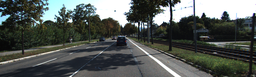
#> input picture ImageTools/Laser_Color_Strip_Injection/ZJU/000007.png, 256 x 77 px, shrunk from 1242 x 375 before the run
$ python Decode.py
#> lines starting #> are read from the running program, lines starting #| are printed output that depends on the picture
import math
import numpy as np
from PIL import Image
from Rotation import Rotation
import matplotlib.pyplot as plt


def add_margin(img,top,right,bottom,left,color):
    width,height = img.size
    top = int(top)
    right = int(right)
    bottom = int(bottom)
    left = int(left)
    new_width = width + right + left
    new_height = height + top + bottom
    result = Image.new(img.mode,(new_width,new_height),color)
    result.paste(img,(left,top))
    return result

def new_image(img,row,angle):
    img_data = np.asarray(img)
    new_img_np = np.zeros((img_data.shape[0],img_data.shape[1],4),dtype=np.uint8)
    new_img_np[:,:,:3] = 255
    new_img_np[row,:,:3] = img_data[row,:,:]
    # s = new_img_np.shape[1]
    new_img_np[row,:,3] = 100
    new_img = Image.fromarray(new_img_np,'RGBA')
    new_img = new_img.rotate(angle,fillcolor='white')
    return new_img


im = Image.open('000007.png')
#> im is the input picture: PIL image 256x77 RGB; mean R, G, B 84.5, 89.8, 86.5
im_data = np.asarray(im)
S1 = im_data.shape[0]
#> S1 = 77
S2 = im_data.shape[1]
#> S2 = 256
S3 = im_data.shape[2]
#> S3 = 3
# R = int(math.ceil(math.sqrt(S1 * S1 + S2 * S2)))
R = max(S1,S2)
#> R = 256

if (R-S1)%2==0 and (R-S2)%2==0:
    im = add_margin(im,(R-S1)/2,(R-S2)/2,(R-S1)/2,(R-S2)/2,(255,255,255))
elif (R-S1)%2!=0 and (R-S2)%2==0:
    im = add_margin(im,(R-S1)/2-0.5,(R-S2)/2,(R-S1)/2+0.5,(R-S2)/2,(255,255,255))
#> in add_margin, `result = Image.new(img.mode,(new_width,new_height),color)`: result: PIL image 256x256 RGB; every value is 255
#> in add_margin, `result.paste(img,(left,top))`:
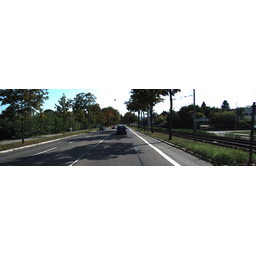
#> result: PIL image 256x256 RGB; mean R, G, B 203.7, 205.3, 204.3
elif (R-S1)%2==0 and (R-S2)%2!=0:
    im = add_margin(im,(R-S1)/2,(R-S2)/2-0.5,(R-S1)/2,(R-S2)/2+0.5,(255,255,255))
else:
    im = add_margin(im,(R-S1)/2-0.5,(R-S2)/2-0.5,(R-S1)/2+0.5,(R-S2)/2+0.5,(255,255,255))
new_fig = np.zeros((R, R, 4), dtype=np.uint8)
new_fig[:,:,:3] = 255
# print(new_fig.shape)
# input('Enter')
new_fig = Image.fromarray(new_fig,'RGBA')
w = 10800
v = 15000

for i in range(R):
    t = i / v
    angle = w * t
    # if angle > 180:
    #     continue
    new_im = new_image(im,i,-angle)
    new_fig = Image.alpha_composite(new_im,new_fig)

    # new_fig.paste(new_im,(0,0),new_im)
    if i % 50 == 0:
        print(i)
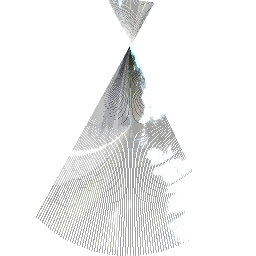
#> new_fig: PIL image 256x256 RGBA; mean R, G, B, A 222, 222.7, 222.1, 114.1; transparent parts drawn white
        # [12 lines of commented-out code are left out]
new_fig.save('decoded.png')
new_fig.show()
